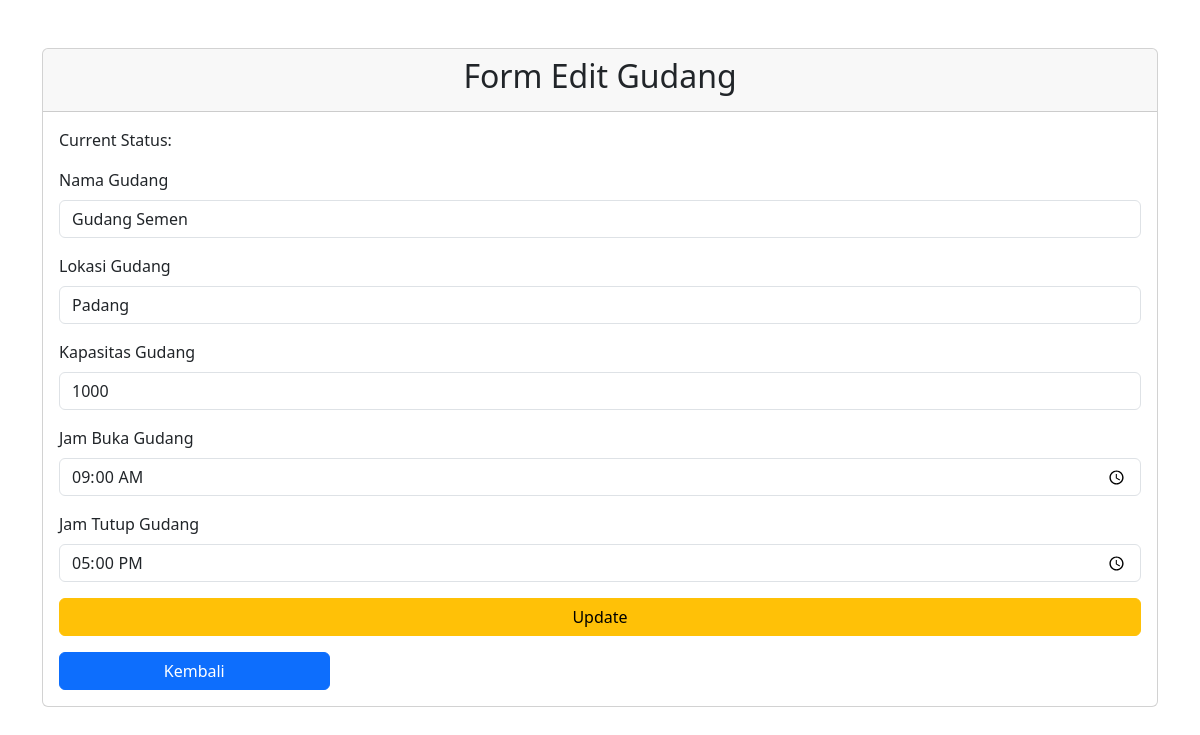
/edit.php?id=35, run on the app's committed database.
### tables this page shows
CREATE TABLE `gudang` (
  `id` int(11) NOT NULL,
  `name` varchar(255) NOT NULL,
  `location` varchar(255) NOT NULL,
  `capacity` int(11) NOT NULL,
  `status` enum('Aktif','Tidak_Aktif') NOT NULL,
  `opening_hour` time NOT NULL,
  `closing_hour` time NOT NULL
);

### gudang.php (called while the page is built, shortened)
<?php
class Gudang{
    private $conn;
    private $table_name = "gudang";
    public $id;
    public function __construct($db){
        $this->conn = $db;
    }
    public function ambildata($id){
        $stmt = $this->conn->prepare("SELECT id , name, location, capacity, status, opening_hour, closing_hour FROM ".$this->table_name. " WHERE id=:id");
        $stmt->bindParam(':id',$this->id);
        $stmt->execute();
        return $stmt;
    }
}
?>

### edit.php (the view, shortened to what this page needs)
<?php
require_once 'gudang.php';
$database = new Database();
$db= $database->getConnection();
$gudang = new Gudang($db);
if(isset($_GET['id'])){
    $gudang->id= $_GET['id'];
}
if($_SERVER['REQUEST_METHOD'] == 'POST'){
    $gudang->name = $_POST['name'];
    $gudang->location = $_POST['location'];
    $gudang->capacity = $_POST['capacity'];
    $gudang->status = $_POST['status'];
    $gudang->opening_hour = $_POST['opening_hour'];
    $gudang->closing_hour = $_POST['closing_hour'];
    var_dump($gudang->status);
    if($gudang->update()){
        $_SESSION['message'] = "Data berhasil Diupdate.";
        $_SESSION['type'] = "success";
        header("Location: index.php");
        exit;
    }else{
        $_SESSION['message'] = "Data gagal Diupdate.";
        $_SESSION['type'] = "danger";
    }
}else{
    $stmt = $gudang->ambildata($gudang->id);
    $data = $stmt->fetch(PDO::FETCH_ASSOC);
    $gudang->name = $data['name'];
    $gudang->location = $data['location'];
    $gudang->capacity= $data['capacity'];
    $gudang->opening_hour = $data['opening_hour'];
    $gudang->closing_hour = $data['closing_hour'];
}
?>
<!DOCTYPE html>
<html lang="en">
<head>
    <link href="https://cdn.jsdelivr.net/npm/bootstrap@5.3.0-alpha1/dist/css/bootstrap.min.css" rel="stylesheet">
</head>
<body>
    <div class="container mt-5">
        <div class="card">
            <div class="card-header text-center">
                <h2>Form Edit Gudang</h2>
            </div>
            <div class="card-body">
                <?php echo 'Current Status: ' . $gudang->status; ?>
                <form action="edit.php?id=<?= $gudang->id?>" method="POST">
                    <div class="mt-3">
                        <label for="name" class="form-label">Nama Gudang</label><br>
                        <input type="text" name="name" id="name" class="form-control" value="<?php echo $gudang->name;?>" required>
                    </div>
                    <div class="mt-3">
                        <label for="location" class="form-label">Lokasi Gudang</label><br>
                        <input type="text" name="location" id="location" class="form-control" value="<?php echo $gudang->location;?>" required>
                    </div>
                    <div class="mt-3">
                        <label for="capacity" class="form-label">Kapasitas Gudang</label><br>
                        <input type="number" name="capacity" id="capacity" class="form-control" value="<?php echo $gudang->capacity;?>" required>
                    </div>
                    <div class="mt-3">
                        <label for="opening_hour" class="form-label">Jam Buka Gudang</label><br>
                        <input type="time" name="opening_hour" id="opening_hour" class="form-control" value="<?php echo $gudang->opening_hour;?>" required>
                    </div>
                    <div class="mt-3">
                        <label for="closing_hour" class="form-label" >Jam Tutup Gudang</label><br>
                        <input type="time" name="closing_hour" id="closing_hour" class="form-control" value="<?php echo $gudang->closing_hour;?>" required>
                    </div>
                    <div class="mt-3">
                        <button type="submit" class="btn btn-warning w-100">Update</button>
                    </div>
                    <div class="mt-3">
                        <a href="index.php" class="btn btn-primary w-25">Kembali</a>
                    </div>
                </form>
            </div>
        </div>
    </div>
</body>
</html>

### data on the page
gudang: name "Gudang Semen", location "Padang", capacity "1000", opening_hour "09:00:00", closing_hour "17:00:00"
